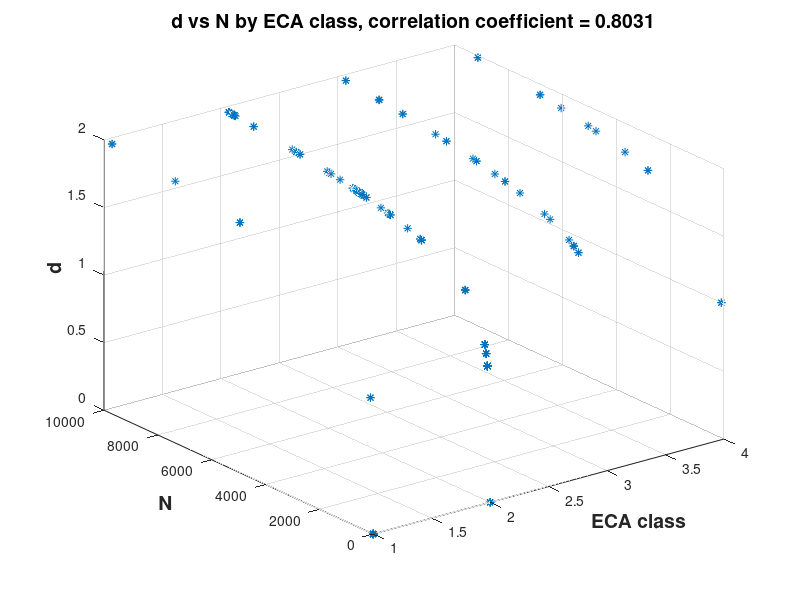
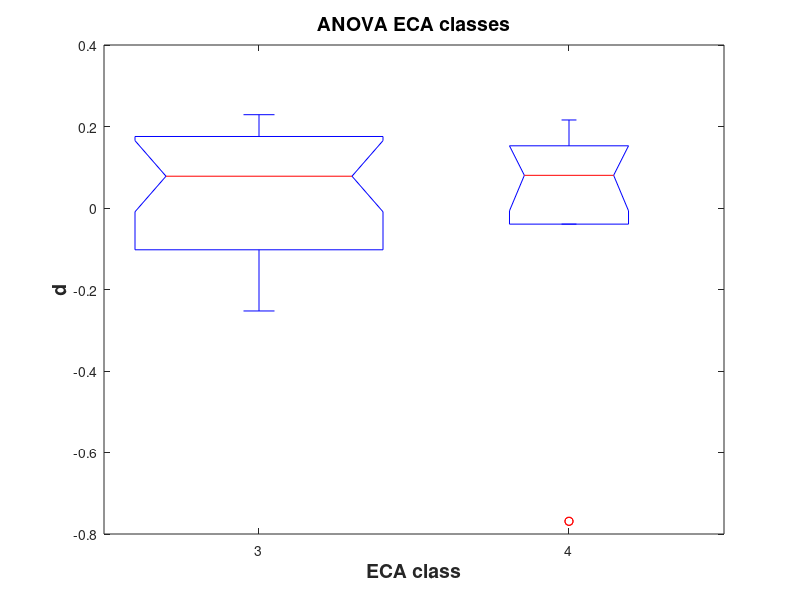

Source code (MATLAB) for these figures, in order:
%ClassSize_Class_Rule_N_d_Stats
%Stats fractal dimensions 
%Gretchen Boxdorfer thesis

clear; clf; 
load ClassSize_Class_Rule_N_d.txt;
data = ClassSize_Class_Rule_N_d; 

plot3(data(:,2),data(:,4), data(:,5),'*','MarkerSize',6);
title('d vs N by ECA class, correlation coefficient = 0.8031','Fontsize',14,'FontWeight','bold')
xlabel('ECA class','Fontsize',14,'FontWeight','bold')
ylabel('N','Fontsize',14,'FontWeight','bold')
zlabel('d','Fontsize',14,'FontWeight','bold')
grid on
rotate3d

figure
boxplot(data(:,5), data(:,2));
title('Boxplots by ECA classes','Fontsize',14,'FontWeight','bold')
xlabel('ECA class','Fontsize',14,'FontWeight','bold')
ylabel('d','Fontsize',14,'FontWeight','bold')

y1=anova1(data(25:end,5), data(25:end,2))
title('ANOVA ECA classes','Fontsize',14,'FontWeight','bold')
xlabel('ECA class','Fontsize',14,'FontWeight','bold')
ylabel('d','Fontsize',14,'FontWeight','bold')

y2=anova1(data(220:end,5), data(220:end,2))
title('ANOVA ECA classes','Fontsize',14,'FontWeight','bold')
xlabel('ECA class','Fontsize',14,'FontWeight','bold')
ylabel('d','Fontsize',14,'FontWeight','bold')
